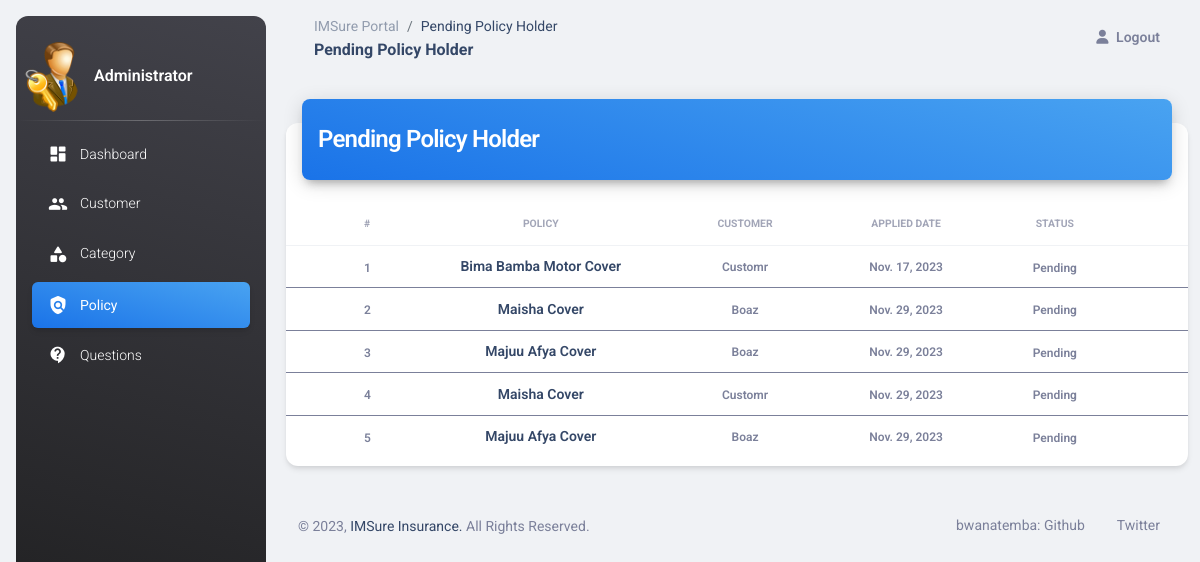
The app's page /admin-view-waiting-policy-holder, older data.
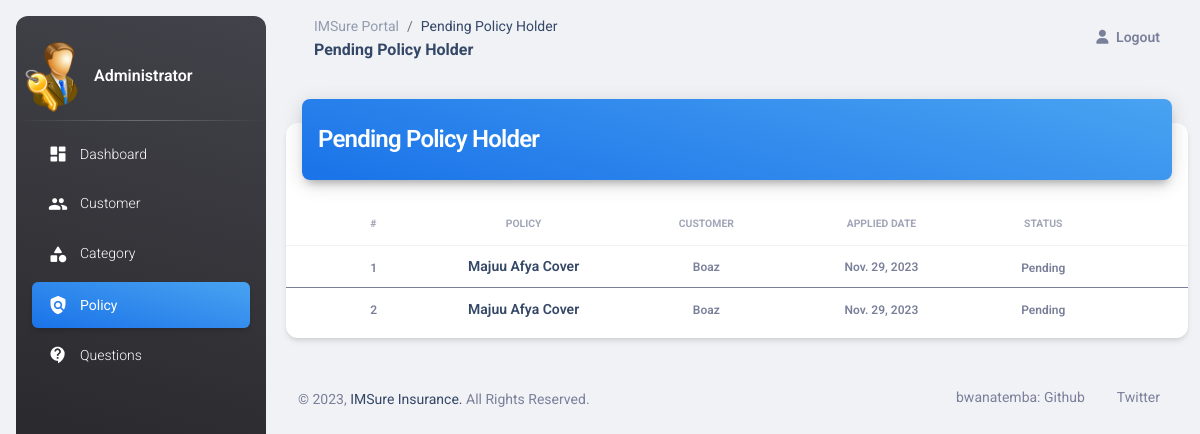
The same page, newer data.
### insurancemanagement/models.py (models this page shows, shortened)
class PolicyRecord(models.Model):
    customer = models.ForeignKey(Customer, on_delete=models.CASCADE)
    policy = models.ForeignKey(Policy, on_delete=models.CASCADE)
    status = models.CharField(max_length=100, default='Pending')
    creation_date = models.DateField(auto_now=True)

class Policy(models.Model):
    category = models.ForeignKey('Category', on_delete=models.CASCADE)
    policy_name = models.CharField(max_length=200)
    sum_assurance = models.PositiveIntegerField()
    premium = models.PositiveIntegerField()
    tenure = models.PositiveIntegerField()
    creation_date = models.DateField(auto_now=True)
    def __str__(self):
        return self.policy_name

### customer/models.py (models this page shows, shortened)
class Customer(models.Model):
    user = models.OneToOneField(User, on_delete=models.CASCADE)
    profile_pic = models.ImageField(upload_to='profile_pic/Customer/', null=True, blank=True)
    address = models.CharField(max_length=40)
    mobile = models.CharField(max_length=20, null=False)
    def __str__(self):
        return self.user.first_name

### insurancemanagement/views.py (the view)
# urls.py: path('admin-view-waiting-policy-holder', views.admin_view_waiting_policy_holder_view,
def admin_view_waiting_policy_holder_view(request):
    policyrecords = models.PolicyRecord.objects.all().filter(status='Pending')
    return render(request, 'insurance/admin_view_waiting_policy_holder.html', {'policyrecords': policyrecords})

### insurancemanagement/templates/insurance/admin_view_waiting_policy_holder.html (shortened to what the changed rows need)
<!DOCTYPE html>
{% load static %}
<html lang="en">
<head>
  <link href="{% static 'dashboard/css/nucleo-icons.css' %}" rel="stylesheet" />
  <link href="{% static 'dashboard/css/nucleo-svg.css' %}" rel="stylesheet" />
  <link id="pagestyle" href="{% static 'dashboard/css/material-dashboard.css' %}" rel="stylesheet" />
</head>
<body class="g-sidenav-show  bg-gray-200">
  <main class="main-content position-relative max-height-vh-100 h-100 border-radius-lg ">
    <div class="container-fluid py-4">
      <div class="row">
        <div class="col-12">
          <div class="card my-4">
            <div class="card-body px-0 pb-2">
              <div class="table-responsive p-0">
                <table class="table align-items-center mb-0">
                  <thead>
                    <tr>
                      <th class="text-secondary opacity-7"></th>
                      <th class="text-uppercase text-secondary text-xxs font-weight-bolder opacity-7 ps-2">#</th>
                      <th class="text-center text-uppercase text-secondary text-xxs font-weight-bolder opacity-7">Policy</th>
                      <th class="text-center text-uppercase text-secondary text-xxs font-weight-bolder opacity-7">Customer</th>
                      <th class="text-center text-uppercase text-secondary text-xxs font-weight-bolder opacity-7">Applied Date</th>
                      <th class="text-center text-uppercase text-secondary text-xxs font-weight-bolder opacity-7">Status</th>
                      <th class="text-secondary opacity-7"></th>
                    </tr>
                  </thead>
                  {% for t in policyrecords %}
                  <tbody>
                    <tr>
                      <td>
                      </td>
                      <td>
                        <span class="text-secondary text-xs font-weight-bold">{{ forloop.counter }}</span>
                      </td>
                      <td class="align-middle text-center text-sm">
                        <h6 class="mb-0 text-sm" >{{t.policy}}</h6>
                      </td>
                      <td class="align-middle text-center text-sm">
                        <span class="text-secondary text-xs font-weight-bold">{{t.customer}}</span>
                      </td>
                      <td class="align-middle text-center text-sm">
                        <span class="text-secondary text-xs font-weight-bold">{{t.creation_date}}</span>
                      </td>
                      <td class="align-middle text-center">
                        <span class="text-secondary text-xs font-weight-bold">{{t.status}}</span>
                      </td>
                    </tr>
                  </tbody>
                  {% endfor %}
                </table>
              </div>
            </div>
          </div>
        </div>
      </div>
  </main>
</body>
</html>

Row changes from the older to the newer data that the page shows:
no longer on this page (row edited): PolicyRecord: policy "Bima Bamba Motor Cover", customer "Customr", creation_date "Nov. 17, 2023", status "Pending"
no longer on this page (row edited): PolicyRecord: policy "Maisha Cover", customer "Boaz", creation_date "Nov. 29, 2023", status "Pending"
no longer on this page (row edited): PolicyRecord: policy "Maisha Cover", customer "Customr", creation_date "Nov. 29, 2023", status "Pending"
